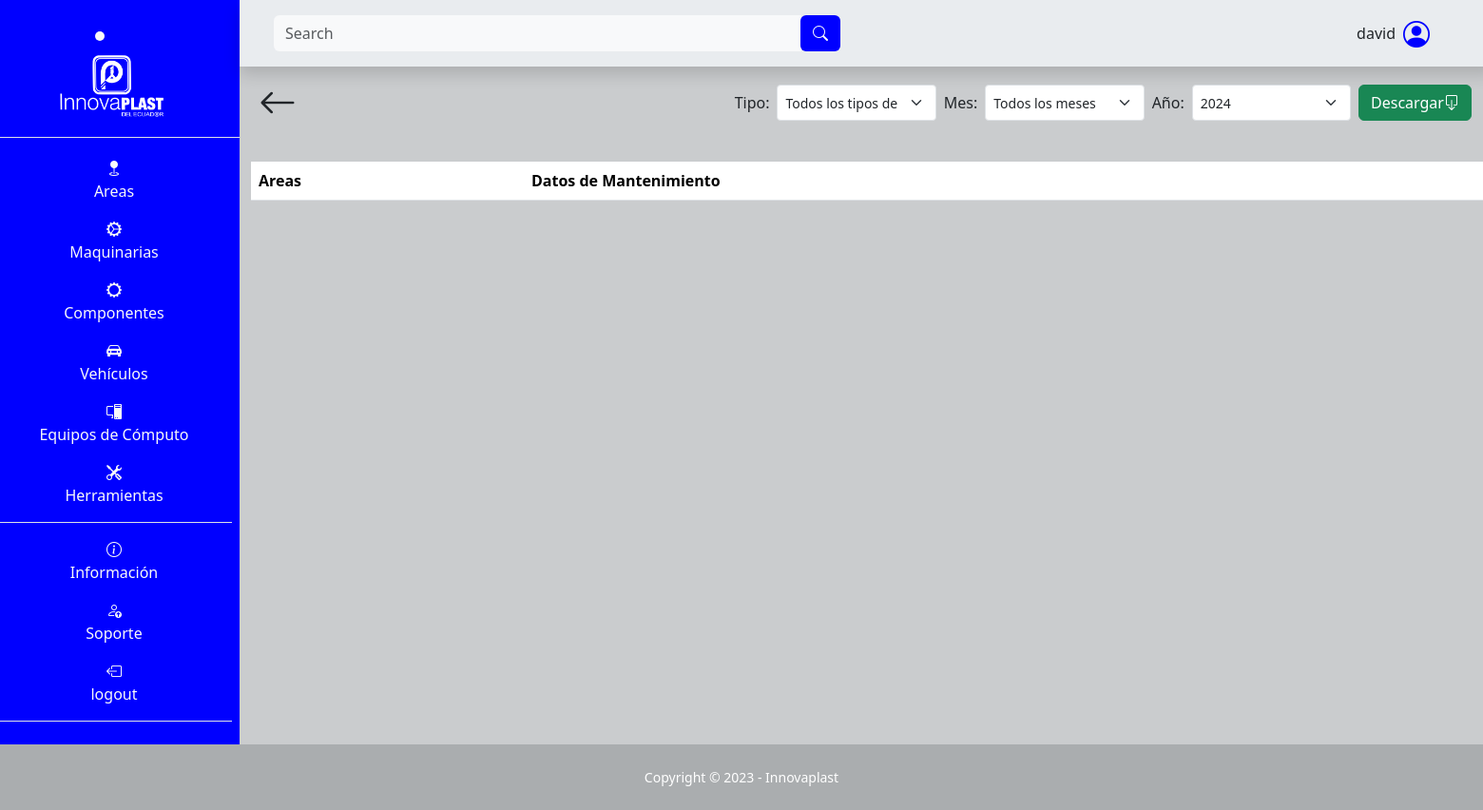
/area/tabla/ (signed in), run on an earlier commit of the app's database.
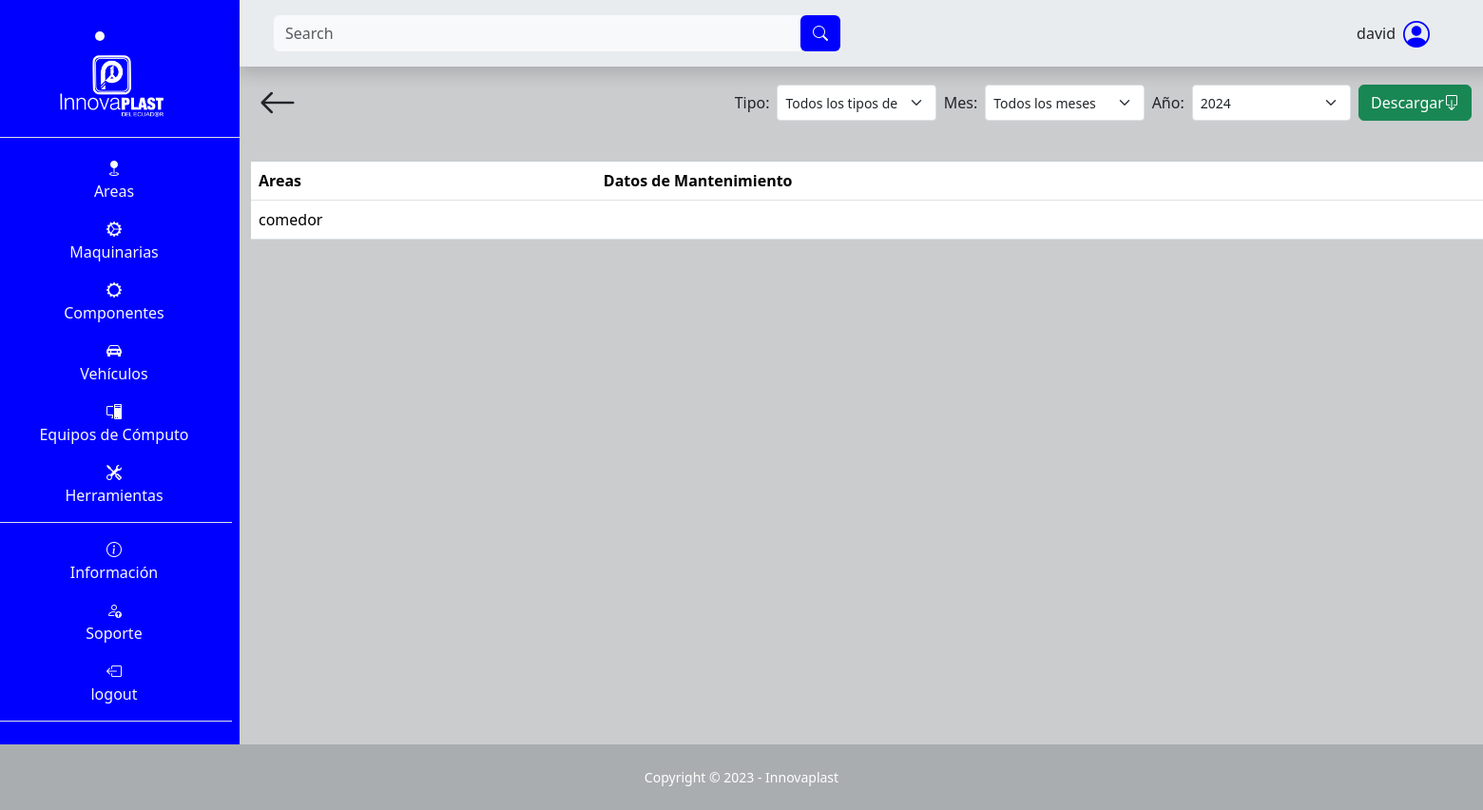
And on a later commit of the database.
### SGE_area/models.py (models this page shows, shortened)
class Area(models.Model):
    nombre = models.CharField(max_length=100, null=False, blank=False)
    tamaño = models.CharField(max_length=100, blank=False, null=False)
    encargado = models.CharField(max_length=100, blank=False, null=False)
    teléfono_encargado = models.CharField(max_length=100, blank=False, null=False)
    descripción = models.TextField(max_length=500, null=False, blank=False)
    ubicación = models.CharField(max_length=100, null=False, blank=False)
    capacidad = models.CharField(max_length=100, null=False, blank=False)
    tipo_de_área = models.CharField(max_length=100, null=False, blank=False)
    estado_de_ocupación = models.CharField(max_length=100, null=False, blank=False)
    fecha_ultimo_mantenimiento = models.DateField(default=date.today, blank=False, null=False)
    intervalo_mantenimiento = models.IntegerField(blank=False, null=False)
    image = models.ImageField(upload_to="area/image", null=False, blank=False)

### SGE_area/views.py (the view)
# urls.py: path('tabla/', views.tabla_mantenimientos, name="area_tabla_mantenimientos"),
@login_required
def tabla_mantenimientos(request):
    areas = Area.objects.all()
    tipos_mantenimiento = TipoMantenimientoArea.objects.all()
    for area in areas:
        area.mantenimientos = area.mantenimientoarea_set.all().order_by('-fecha', '-hora')
    context = {
        'areas': areas,
        'tipos_mantenimiento': tipos_mantenimiento,
    }
    return render(request, 'SGE_area/tablas.html', context)

### templates/SGE_area/tablas.html (shortened to what this page needs)
{% extends "layout/base.html" %}
{% block 'search' %}
<form class="d-flex form-inline mr-auto ml-md-3 my-2 my-md-0 ms-3 me-3 mw-100 navbar-search" role="search" action="" method='GET'>
    <div class="input-group">
        <input class="form-control bg-light border-0 small" id="search-input" name="search" type="search" placeholder="Search" aria-label="Search">
        <div class="input-group-append">
            <button class="btn barra text-light" type="submit">
                <i class="bi bi-search"></i>
            </button>
        </div>
    </div>
</form>
{% endblock 'search' %}
{% block 'content' %}
<div class="container">
    <div class="d-flex p-2 justify-content-between">
        <a class="text-decoration-none text-dark" href="{% url "area" %}">
            <i class="bi bi-arrow-left fs-1"></i>
        </a>
        <form class="d-flex mt-auto mb-auto" action="{% url 'generar_documento_mantenimientos_general_area' %}" method="get" style="max-height: 50px; min-width: 600px;">
          <label class="mt-auto mb-auto m-1" for="tipo_mantenimiento">Tipo:</label>
            <select class="form-select form-select-sm m-1" name="tipo_mantenimiento" id="tipo_mantenimiento">
                <option value="">Todos los tipos de mantenimiento</option>
            </select>
          <label class="mt-auto mb-auto m-1" for="mes">Mes:</label>
          <select class="form-select form-select-sm m-1" name="mes" id="mes">
            <option value="">Todos los meses</option>
          </select>
          <label class="mt-auto mb-auto m-1" for="anio">Año:</label>
          <select class="form-select form-select-sm m-1" name="anio" id="anio">
              <option value="2024">2024</option>
          </select>
          <button type="submit" value="Submit" class="btn btn-success d-flex m-1">Descargar  <i class="bi bi-box-arrow-down mt-auto mb-auto"></i></button>
        </form>
    </div>
    <table class="table mt-4">
      <tr>
        <th>Areas</th>
        <th>Datos de Mantenimiento</th>
      </tr>
      {% for area in areas %}
      <tr>
        <td>{{ area.nombre }}</td>
        <td>
        </td>
      </tr>
      {% endfor %}
    </table>
</div>
{% endblock %}

What changed in the data, as far as the page shows it:
added Area: nombre "comedor"
